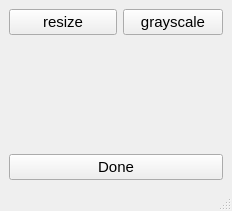
<?xml version="1.0" encoding="UTF-8"?>
<ui version="4.0">
 <class>MainWindow</class>
 <widget class="QMainWindow" name="MainWindow">
  <property name="geometry">
   <rect>
    <x>0</x>
    <y>0</y>
    <width>232</width>
    <height>211</height>
   </rect>
  </property>
  <property name="windowTitle">
   <string>Preprocessing</string>
  </property>
  <widget class="QWidget" name="centralwidget">
   <layout class="QVBoxLayout" name="verticalLayout_4">
    <item>
     <layout class="QVBoxLayout" name="verticalLayout_3">
      <item>
       <layout class="QHBoxLayout" name="horizontalLayout">
        <item>
         <layout class="QVBoxLayout" name="verticalLayout_2">
          <item>
           <widget class="QPushButton" name="resizepushButton">
            <property name="font">
             <font>
              <pointsize>11</pointsize>
              <weight>50</weight>
              <bold>false</bold>
             </font>
            </property>
            <property name="text">
             <string>resize</string>
            </property>
           </widget>
          </item>
          <item>
           <widget class="QLabel" name="label">
            <property name="maximumSize">
             <size>
              <width>200</width>
              <height>200</height>
             </size>
            </property>
            <property name="text">
             <string/>
            </property>
            <property name="pixmap">
             <pixmap>babr_resize.jpg</pixmap>
            </property>
           </widget>
          </item>
          <item>
           <spacer name="verticalSpacer">
            <property name="orientation">
             <enum>Qt::Vertical</enum>
            </property>
            <property name="sizeHint" stdset="0">
             <size>
              <width>20</width>
              <height>10</height>
             </size>
            </property>
           </spacer>
          </item>
         </layout>
        </item>
        <item>
         <layout class="QVBoxLayout" name="verticalLayout">
          <item>
           <widget class="QPushButton" name="graypushButton">
            <property name="font">
             <font>
              <pointsize>11</pointsize>
              <weight>50</weight>
              <bold>false</bold>
             </font>
            </property>
            <property name="text">
             <string>grayscale</string>
            </property>
           </widget>
          </item>
          <item>
           <widget class="QLabel" name="label_2">
            <property name="maximumSize">
             <size>
              <width>100</width>
              <height>76</height>
             </size>
            </property>
            <property name="text">
             <string/>
            </property>
            <property name="pixmap">
             <pixmap>bw_image.jpg</pixmap>
            </property>
           </widget>
          </item>
          <item>
           <spacer name="verticalSpacer_2">
            <property name="orientation">
             <enum>Qt::Vertical</enum>
            </property>
            <property name="sizeHint" stdset="0">
             <size>
              <width>20</width>
              <height>10</height>
             </size>
            </property>
           </spacer>
          </item>
         </layout>
        </item>
       </layout>
      </item>
      <item>
       <widget class="QPushButton" name="doneButton">
        <property name="font">
         <font>
          <pointsize>11</pointsize>
          <weight>50</weight>
          <bold>false</bold>
         </font>
        </property>
        <property name="text">
         <string>Done</string>
        </property>
       </widget>
      </item>
     </layout>
    </item>
   </layout>
  </widget>
  <widget class="QMenuBar" name="menubar">
   <property name="geometry">
    <rect>
     <x>0</x>
     <y>0</y>
     <width>232</width>
     <height>21</height>
    </rect>
   </property>
  </widget>
  <widget class="QStatusBar" name="statusbar"/>
 </widget>
 <resources/>
 <connections/>
</ui>
